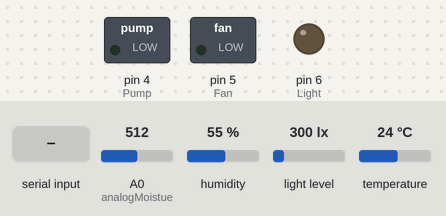
This sketch was run on a simulated Arduino Mega 2560, built with avr-gcc and run on an emulated ATmega2560. Shown: switched loads named in the sketch (green lamp = pin HIGH), output pins drawn as LEDs (lit = HIGH). Inputs (shaded band) come from the test bench; at power-on: temperature 24 °C, A0 (analogMoistue) = 512, humidity 55 %, light level 300 lx.

Above: at 2.2 s.
2.3 s: "f" received over Serial
At 3.5 s:
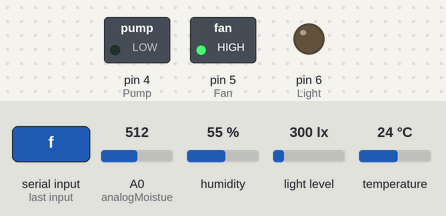
3.8 s: "l" received over Serial
At 4.7 s:
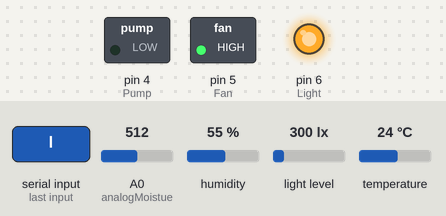
5.3 s: "o" received over Serial
At 5.8 s:
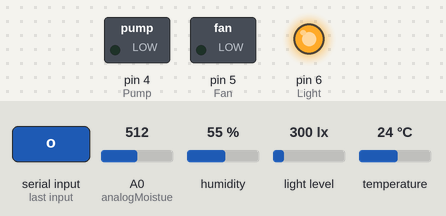
6.8 s: temperature set to 29 °C
8.3 s: temperature set to 32 °C
At 10.1 s:
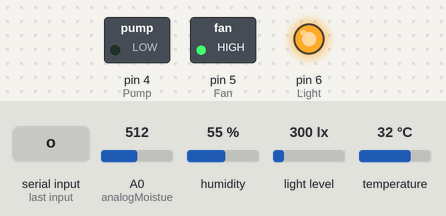
10.6 s: temperature set to 12 °C
At 12.5 s:
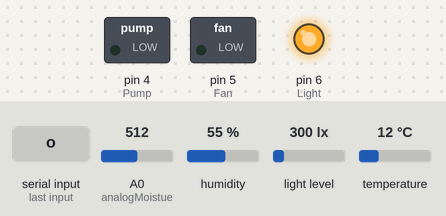
Timing chart, 0 to 13.6 s (numbered marks = the images above; inputs shaded):
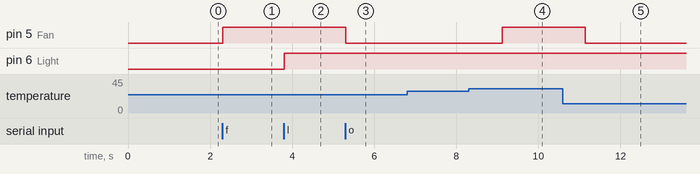

The sketch:

arduino_source_code.ino
```cpp
// (licence header left out)
 /*********************************** NOTE **************************************/
// Redistribution and use in source and binary forms, with or without
// modification, are permitted provided that the following conditions are met:

// * Redistributions of source code must retain the above copyright notice, this
//  list of conditions and the following disclaimer.

// * Redistributions in binary form must reproduce the above copyright notice,
//  this list of conditions and the following disclaimer in the documentation
//  and/or other materials provided with the distribution.

// THIS SOFTWARE IS PROVIDED BY THE COPYRIGHT HOLDERS AND CONTRIBUTORS "AS IS"
// AND ANY EXPRESS OR IMPLIED WARRANTIES, INCLUDING, BUT NOT LIMITED TO, THE
// IMPLIED WARRANTIES OF MERCHANTABILITY AND FITNESS FOR A PARTICULAR PURPOSE ARE DISCLAIMED

/*
________________________________________________________________________________________________ (`v)
________________________________________________________________________________________________(`())__(`v)
_________________________________________________________________________________________________(_.^._)__(`())
___________________________________________________________________________________________________(`v)(_.^._)
__________________________________________________________________________________________________(`())(`v)
___________________________________________________________________________________________________(_.^._)(`())
______________________________________________________________________________________________(`v)_____ (_.^._)(`v)
_____________________________________________________________________________________________ (`())_ (`v)___(`())
______________________________________________________________________________________________ (_.^._)_(`())___(_.^._)
______________________________________________________________________________________________ (`v) (_.^._) (`v)
______________________________________________________________________________________________(`())____(`())
_______________________________________________________________________________________________(_.^._)_____(_.^._)
_____________________________________________________________________________________________________
___________________________________________________________________________________________________
_____________________________________________________________________________________________________.
___________________________________________________________________________________________________
___________________________________________________________________________________________________
____________________________________________________________________________________________________
______________________________________________________________________________________________________
_______________________________________________________________________________________________________
____________________________________________________________________________________________________________
____________________________________________________________________________________________.________
_________________________________________________________________________________________________
__________________________________________________________________________________________________
___________________________________________________________________________________________ ___________
___________________________________________________________________________________________________________
____________________________________________________________________________________________________
______________________________________________________________________________________________
__________________________________________________________________________________________(`v)
__________________________________________________________________________________________(`())
__________________________________________________________________________________________ (_.^._)
___________________________________________________________________________________________ (`v)
____________________________________________________________________________________________ (`())
______________________________________________________________________________________________ (_.^._)
________________________________________________________________________________________________(`v)
__________________________________________________________________________________________________(`())
__________________________________________________________________________________________________(_.^._)______
_____________________________________________________________________________________________
_______________________________________________________________________________________________

 */
#include "DHT.h"                                             // Include the dht library to interface with the DHT sensor
#include <Wire.h>                                            // IC library to use the light sensor
#include <BH1750.h>                                          // Import BH1750 library in order to be able to use the light sensor
//------------------------------------------------ Define the control pins --------------------------------------------------------
const int Pump=4;                                            // We've used this pin to control the motor pump
const int Fan=5;                                             // Use this pin as a PWM output to control the Fan speed
const int Light=6;                                           // Use this pin in order to control the LED brightness
const int TempHum=7;                                         // Input pin for DHT sensor
const int Moisture=8;                                        // Digital Input pin to read the moisture command signals
const int TestLED=9;                                         // Use this output pin to test the right soldering on your PCB by turning on and off the test LEDs
const int Brightness=12;                                     // Input pin to read the light sensor signals
const int analogMoistue=0;                                   // Analog Input to read the analog signal from moisture sensor
//---------------------------------------------------------------------------------------------------------------------------------
#define DHTTYPE DHT11                                        // DHT 22  (AM2302), AM2321
DHT dht(TempHum, DHTTYPE);                                   // Temperature and humidity sensor constructor
BH1750 lightMeter;                                           // Light sensor constructor
char Data='x';                                               // Store Serial data in this variable
String cmd="";                                               // Read the full instruction sent from the android app
int flagModeAuto=0;                                          // flag to activate the auto mode
int sprayCMD=0;                                              // CMD limit spray
int LightCMD=0;                                              // CMD limit brightness
int lightLevelPlus=0;                                        // Variable to control the light brightness
float temperature=0;                                         // Variable to store the temperature value
float humidity=0;                                            // Variable to store the humidity value
uint16_t lux=0;                                              // Variable to read light brightness from the light sensor
//------------------------------------------------ Start the pin configuration --------------------------------------------------------
void setup()
{

  Wire.begin();                                              // Initialize the I2C bus (BH1750 library doesn't do this automatically)
  dht.begin();                                               // Start the temperature and humidity sensor reading
  lightMeter.begin();                                        // Start the light sensor reading
  Serial.begin(9600);                                        // Set the baudrate up to 9600 BPS to comunicate with the android app through Bluetooth
  Serial.setTimeout(100);                                    // Set the time to wait for data before closing the Serial port (after 100 ms)
  pinMode(Pump,OUTPUT);
  pinMode(Fan,OUTPUT);
  pinMode(Light,OUTPUT);
  pinMode(Moisture,INPUT);
  pinMode(TestLED,INPUT);
  delay(1000);
  digitalWrite(Pump,LOW);
  digitalWrite(Fan,LOW);
  digitalWrite(Light,LOW);
}

//------------------------------------------------ Start the Process code --------------------------------------------------------
void loop()
{
  while(Serial.available())                                  // Read the serial data once available
  {
    delay(10);
    Data=Serial.read();
    cmd+=Data;
  }
  if(cmd=="dt")                                              // Send the humidity value to the android app
  {
    Serial.print(humidity);
  }
  if(cmd=="dh")                                              // Send the brightness value to the android app
  {
    Serial.print(lux);
  }
  if(cmd=="db")                                              // Send the temperature value to the android app
  {
    Serial.print(temperature);
  }
  if(cmd=="o")                                              // Activate the automatic mode
  {
    flagModeAuto=1;
  }
  if(cmd=="m")                                              // Disactivate the automatic mode
  {
    flagModeAuto=0;
  }
  if(flagModeAuto==1)
  {
    autoPump();
    lightBrightness();
    autoFan();
  }
  if(flagModeAuto==0)
  {
    if(cmd=="f")                                             // Turn ON the FAN
    {
      analogWrite(Fan,255);
    }
    if(cmd=="x")                                             // Turn OFF the FAN
    {
      analogWrite(Fan,0);
    }
    if(cmd=="l")                                             // Turn ON the Lights
    {
      analogWrite(Light,255);
    }
    if(cmd=="k")                                             // Turn OFF the Lights
    {
      analogWrite(Light,0);
    }
    if(cmd=="w")                                             // Turn ON the Pump
    {
      analogWrite(Pump,255);
    }
    if(cmd=="y")                                             // Turn OFF the Pump
    {
      analogWrite(Pump,0);
    }
  }
  cmd="";                                                    // Clear the cmd variable to make it available for the next instruction
  lux = lightMeter.readLightLevel();                         // Get the brightness level from the light sensor
  temperature=dht.readTemperature();                         // Get the temperature value from the DHT sensor (C)
  humidity=dht.readHumidity();                               // Get the humidity value from the DHT sensor (%)
}
//------------------------------------------------ Auto control function for Pump spray --------------------------------------------------------
void autoPump()
  {
    if(analogRead(analogMoistue)<sprayCMD)
    {
      digitalWrite(Pump,HIGH);
      delay(1000);
      digitalWrite(Pump,LOW);
      delay(1000);
    }
  }

//------------------------------------------------ Auto control function for Brightness LED --------------------------------------------------------
void lightBrightness()
{
  while(lux<LightCMD)
    {
      analogWrite(Light,lightLevelPlus);                         // Increase the light brightness
      delay(100);
      lightLevelPlus++;
      lux = lightMeter.readLightLevel();                         // Read the light brightness level
    }
}
//------------------------------------------------ Auto control function for FAN --------------------------------------------------------
void autoFan()
{
  if(temperature>30)
  {
    analogWrite(Fan,255);                                        // Turn ON the fan if the temperature exceed 30C
  }
  else
  {
    analogWrite(Fan,0);                                          // Turn OFF the fan if the temperature exceed 30C
  }
}
```

Measured:
- the behaviour switches between 30 and 31 °C on temperature (found by bisection; images 3 and 4)
- after the input at 2.3 s, pin 5 (Fan): LOW → HIGH at once
- after the input at 3.8 s, pin 6 (Light): LOW → HIGH at once
- after the input at 5.3 s, pin 5 (Fan): HIGH → LOW at once
- after the input at 6.8 s, every drawn part: stays the same
- after the input at 8.3 s, pin 5 (Fan): LOW → HIGH after 0.82 s
- after the input at 10.6 s, pin 5 (Fan): HIGH → LOW after 0.54 s
